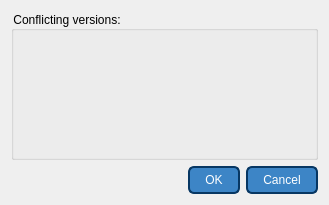
<?xml version="1.0" encoding="UTF-8"?>
<ui version="4.0">
 <class>conflict_dialog</class>
 <widget class="QDialog" name="conflict_dialog">
  <property name="windowModality">
   <enum>Qt::ApplicationModal</enum>
  </property>
  <property name="geometry">
   <rect>
    <x>0</x>
    <y>0</y>
    <width>329</width>
    <height>205</height>
   </rect>
  </property>
  <property name="windowTitle">
   <string>conflicts</string>
  </property>
  <property name="styleSheet">
   <string notr="true">QToolButton {
	background-color: rgb(203,203,203);
	border: 1px solid rgb(102, 102, 102);
}

QFrame#drop_frame{
	border: 0px;
	border-top: 2px dotted rgb(102,102,102);
	border-bottom: 2px dotted rgb(102,102,102);
}

QPushButton {
	background-color: rgb(61, 133, 198);
	color: white;
	border: 2px solid rgb(7, 55, 99);
	border-radius: 6 6 px;
	padding: 5 15 5 15 px;
}

QComboBox {
	background-color: rgb(204, 204, 204);
	color: black;
	border: 2px solid rgb(102,102,102);
	border-radius: 6 6 px;
	padding: 5 px;
}

QFrame#buttons_frame QPushButton {
	background-color: rgb(204, 204, 204);
	color: black;
	border: 2px solid rgb(102,102,102);
	border-radius: 0px;
}

QTreeView::item{
	border: 1px dotted rgb(102, 102, 102);
	border-top: 0px;
	background-color: white;
}

QLineEdit, QTextEdit {
	background-color: white;
	border-radius: 0;
   border: 1px solid rgb(102,102,102);
}

* {
	background-color: rgb(239, 239, 239);
}
</string>
  </property>
  <layout class="QVBoxLayout" name="verticalLayout">
   <item>
    <widget class="QGroupBox" name="conflicts">
     <property name="title">
      <string>Conflicting versions:</string>
     </property>
     <property name="alignment">
      <set>Qt::AlignLeading|Qt::AlignLeft|Qt::AlignTop</set>
     </property>
     <layout class="QVBoxLayout" name="verticalLayout_3"/>
    </widget>
   </item>
   <item>
    <widget class="QDialogButtonBox" name="buttonBox">
     <property name="sizePolicy">
      <sizepolicy hsizetype="Expanding" vsizetype="Fixed">
       <horstretch>0</horstretch>
       <verstretch>0</verstretch>
      </sizepolicy>
     </property>
     <property name="orientation">
      <enum>Qt::Horizontal</enum>
     </property>
     <property name="standardButtons">
      <set>QDialogButtonBox::Cancel|QDialogButtonBox::Ok</set>
     </property>
     <property name="centerButtons">
      <bool>false</bool>
     </property>
    </widget>
   </item>
  </layout>
 </widget>
 <resources/>
 <connections>
  <connection>
   <sender>buttonBox</sender>
   <signal>accepted()</signal>
   <receiver>conflict_dialog</receiver>
   <slot>accept()</slot>
   <hints>
    <hint type="sourcelabel">
     <x>248</x>
     <y>254</y>
    </hint>
    <hint type="destinationlabel">
     <x>157</x>
     <y>274</y>
    </hint>
   </hints>
  </connection>
  <connection>
   <sender>buttonBox</sender>
   <signal>rejected()</signal>
   <receiver>conflict_dialog</receiver>
   <slot>reject()</slot>
   <hints>
    <hint type="sourcelabel">
     <x>316</x>
     <y>260</y>
    </hint>
    <hint type="destinationlabel">
     <x>286</x>
     <y>274</y>
    </hint>
   </hints>
  </connection>
 </connections>
</ui>
